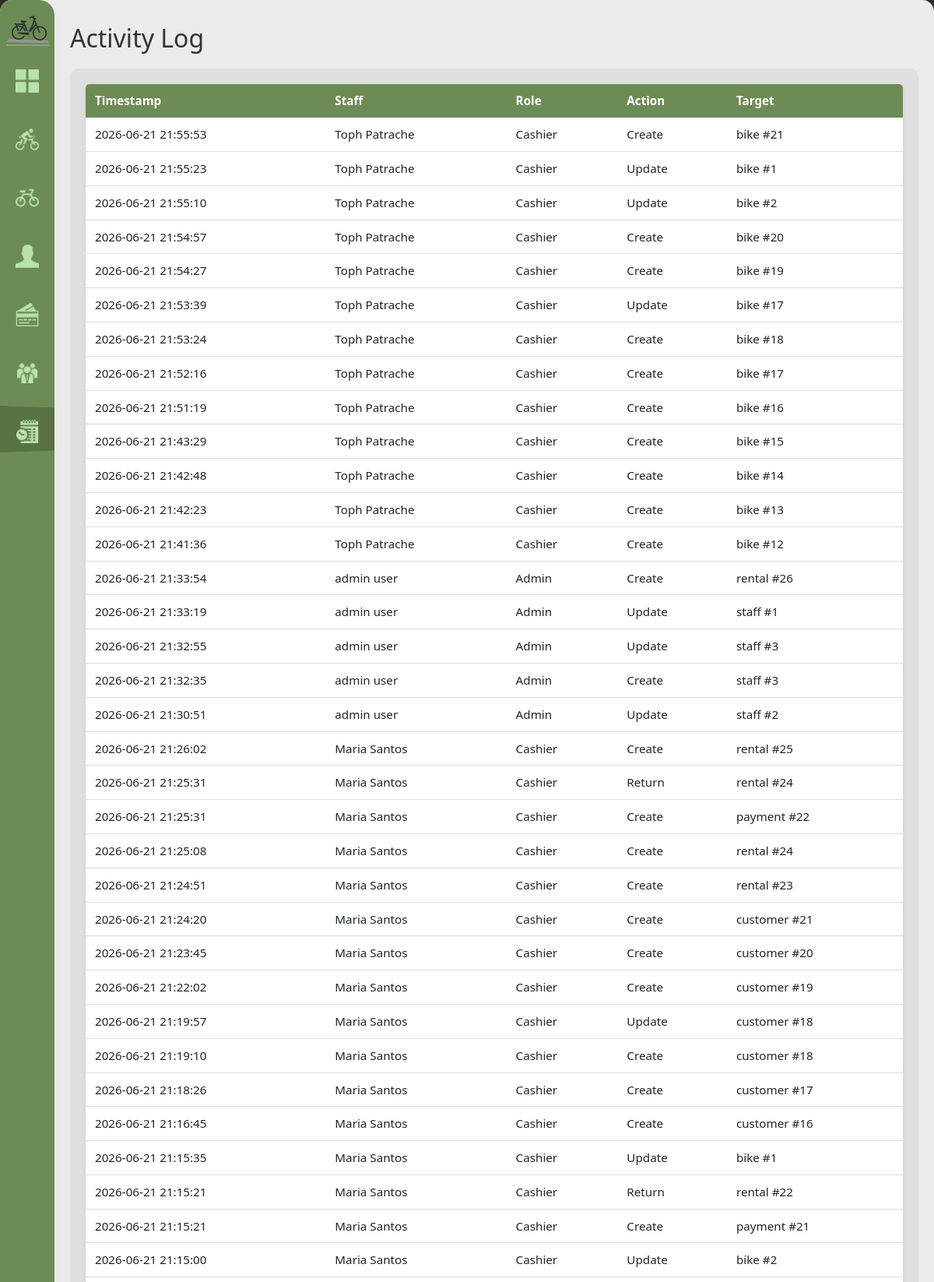
/activity-log (signed in, upper part), run on the app's committed database.
### tables this page shows
CREATE TABLE activity_log (
            log_id INTEGER PRIMARY KEY AUTOINCREMENT,
            staff_id INTEGER NOT NULL REFERENCES staff(staff_id) ON UPDATE CASCADE ON DELETE RESTRICT,
            timestamp DATETIME NOT NULL DEFAULT(datetime('now','localtime')),
            action TEXT NOT NULL, target_table TEXT, target_id INTEGER
        );

CREATE TABLE staff (
            staff_id INTEGER PRIMARY KEY AUTOINCREMENT,
            username TEXT NOT NULL UNIQUE,
            password_hash TEXT NOT NULL,
            first_name TEXT NOT NULL, last_name TEXT NOT NULL,
            role TEXT NOT NULL CHECK(role IN('admin','cashier')),
            contact_number TEXT NOT NULL,
            status TEXT NOT NULL DEFAULT 'active' CHECK(status IN('active','inactive')),
            created_at DATETIME NOT NULL DEFAULT(datetime('now','localtime'))
        );

### handlers/activity_routes.py (the view)
@activity_bp.route('/activity-log')
@role_required('admin')
def activity_log():
    logs = database.get().get_activity_log()
    return render_template('activity_log.html', logs=logs)

### app.py (called while the page is built)
def get_sidebar_state():
    return request.cookies.get('sidebarState') == 'expanded'

@app.context_processor
def inject_sidebar_state():
    return dict(sidebar_expanded=get_sidebar_state())

@app.context_processor
def inject_current_staff():
    staff = current_staff()
    return dict(current_staff=staff, is_admin=staff and staff.get("role") == "admin")

### modules/auth.py (called while the page is built)
def role_required(*roles):
    def decorator(view):
        @wraps(view)
        def wrapped(*args, **kwargs):
            if not session.get("staff_id"):
                return redirect(url_for("login"))
            if roles and session.get("role") not in roles:
                return redirect(url_for("home"))
            return view(*args, **kwargs)
        return wrapped
    return decorator

def current_staff():
    if not session.get("staff_id"):
        return None
    return {
        "staff_id": session.get("staff_id"),
        "username": session.get("username"),
        "first_name": session.get("first_name"),
        "last_name": session.get("last_name"),
        "role": session.get("role"),
    }

### modules/database.py (called while the page is built)
def get():
    if not db: init()
    return db

    def get_activity_log(self, limit=200):
        query = """
            SELECT
                l.*,
                s.first_name || ' ' || s.last_name AS staff_name,
                s.role AS staff_role
            FROM activity_log l
            JOIN staff s ON l.staff_id = s.staff_id
            ORDER BY l.timestamp DESC
            LIMIT ?
        """
        rows = self.conn.execute(query, (limit,)).fetchall()
        return [dict(r) for r in rows]

### templates/activity_log.html (shortened to what this page needs)
{% extends "base.html" %}
{% block content %}
<h1>Activity Log</h1>
<div class="content-grid">
    <div class="scroll-table-container">
        <table>
            <thead>
                <tr>
                    <th>Timestamp</th>
                    <th>Staff</th>
                    <th>Role</th>
                    <th>Action</th>
                    <th>Target</th>
                </tr>
            </thead>
            <tbody>
            {% for log in logs %}
            <tr>
                <td>{{ log['timestamp'] }}</td>
                <td>{{ log['staff_name'] }}</td>
                <td>{{ log['staff_role'].title() }}</td>
                <td>{{ log['action'].replace('_', ' ').title() }}</td>
                <td>{{ log['target_table'] }}{% if log['target_id'] %} #{{ log['target_id'] }}{% endif %}</td>
            </tr>
            {% endfor %}
            </tbody>
        </table>
    </div>
</div>
{% endblock %}

### static/style.css (style rules this page uses)
:root { --primary-green: #6D8B55; --secondary-green: #566d42; --bg-light: #EBEBEB; --white: #FFFFFF; --sidebar-collapsed: 70px; --sidebar-expanded: 165px; }
body { margin: 0; font-family: 'Segoe UI', Tahoma, Geneva, Verdana, sans-serif; background-color: #2C2C2C; }
.content-grid { display: flex; flex-grow: 1; opacity: 1; background-color: #DFDFDF; border-radius: 10px; }
.scroll-table-container { width: 100%; overflow-x: auto; overflow-y: auto; max-height: calc(100vh - 260px); padding: 20px; box-sizing: border-box; }
table { width: 100%; border-collapse: collapse; background: white; border-radius: 5px; overflow: hidden; box-shadow: 0 2px 4px rgba(0,0,0,0.1); }
table thead { background-color: var(--primary-green); color: white; }
table th, table td { padding: 10px 12px; text-align: left; font-size: 0.95rem; }
table tbody tr { border-bottom: 1px solid #ddd; }
h1, h2 { color: #333; margin: 10px 0; }
h1 { font-size: 2rem; margin-bottom: 20px; }

### data on the page
activity_log: timestamp "2026-06-21 21:55:53", staff_name "Toph Patrache", staff_role "Cashier", action.replace "Create", target_table "bike", target_id "21"
activity_log: timestamp "2026-06-21 21:55:23", staff_name "Toph Patrache", staff_role "Cashier", action.replace "Update", target_table "bike", target_id "1"
activity_log: timestamp "2026-06-21 21:55:10", staff_name "Toph Patrache", staff_role "Cashier", action.replace "Update", target_table "bike", target_id "2"
activity_log: timestamp "2026-06-21 21:54:57", staff_name "Toph Patrache", staff_role "Cashier", action.replace "Create", target_table "bike", target_id "20"
activity_log: timestamp "2026-06-21 21:54:27", staff_name "Toph Patrache", staff_role "Cashier", action.replace "Create", target_table "bike", target_id "19"
activity_log: timestamp "2026-06-21 21:53:39", staff_name "Toph Patrache", staff_role "Cashier", action.replace "Update", target_table "bike", target_id "17"
activity_log: timestamp "2026-06-21 21:53:24", staff_name "Toph Patrache", staff_role "Cashier", action.replace "Create", target_table "bike", target_id "18"
activity_log: timestamp "2026-06-21 21:52:16", staff_name "Toph Patrache", staff_role "Cashier", action.replace "Create", target_table "bike", target_id "17"
activity_log: timestamp "2026-06-21 21:51:19", staff_name "Toph Patrache", staff_role "Cashier", action.replace "Create", target_table "bike", target_id "16"
activity_log: timestamp "2026-06-21 21:43:29", staff_name "Toph Patrache", staff_role "Cashier", action.replace "Create", target_table "bike", target_id "15"
activity_log: timestamp "2026-06-21 21:42:48", staff_name "Toph Patrache", staff_role "Cashier", action.replace "Create", target_table "bike", target_id "14"
activity_log: timestamp "2026-06-21 21:42:23", staff_name "Toph Patrache", staff_role "Cashier", action.replace "Create", target_table "bike", target_id "13"
activity_log: timestamp "2026-06-21 21:41:36", staff_name "Toph Patrache", staff_role "Cashier", action.replace "Create", target_table "bike", target_id "12"
activity_log: timestamp "2026-06-21 21:33:54", staff_name "admin user", staff_role "Admin", action.replace "Create", target_table "rental", target_id "26"
activity_log: timestamp "2026-06-21 21:33:19", staff_name "admin user", staff_role "Admin", action.replace "Update", target_table "staff", target_id "1"
activity_log: timestamp "2026-06-21 21:32:55", staff_name "admin user", staff_role "Admin", action.replace "Update", target_table "staff", target_id "3"
activity_log: timestamp "2026-06-21 21:32:35", staff_name "admin user", staff_role "Admin", action.replace "Create", target_table "staff", target_id "3"
activity_log: timestamp "2026-06-21 21:30:51", staff_name "admin user", staff_role "Admin", action.replace "Update", target_table "staff", target_id "2"
activity_log: timestamp "2026-06-21 21:26:02", staff_name "Maria Santos", staff_role "Cashier", action.replace "Create", target_table "rental", target_id "25"
activity_log: timestamp "2026-06-21 21:25:31", staff_name "Maria Santos", staff_role "Cashier", action.replace "Return", target_table "rental", target_id "24"
activity_log: timestamp "2026-06-21 21:25:31", staff_name "Maria Santos", staff_role "Cashier", action.replace "Create", target_table "payment", target_id "22"
activity_log: timestamp "2026-06-21 21:25:08", staff_name "Maria Santos", staff_role "Cashier", action.replace "Create", target_table "rental", target_id "24"
activity_log: timestamp "2026-06-21 21:24:51", staff_name "Maria Santos", staff_role "Cashier", action.replace "Create", target_table "rental", target_id "23"
activity_log: timestamp "2026-06-21 21:24:20", staff_name "Maria Santos", staff_role "Cashier", action.replace "Create", target_table "customer", target_id "21"
activity_log: timestamp "2026-06-21 21:23:45", staff_name "Maria Santos", staff_role "Cashier", action.replace "Create", target_table "customer", target_id "20"
activity_log: timestamp "2026-06-21 21:22:02", staff_name "Maria Santos", staff_role "Cashier", action.replace "Create", target_table "customer", target_id "19"
activity_log: timestamp "2026-06-21 21:19:57", staff_name "Maria Santos", staff_role "Cashier", action.replace "Update", target_table "customer", target_id "18"
activity_log: timestamp "2026-06-21 21:19:10", staff_name "Maria Santos", staff_role "Cashier", action.replace "Create", target_table "customer", target_id "18"
activity_log: timestamp "2026-06-21 21:18:26", staff_name "Maria Santos", staff_role "Cashier", action.replace "Create", target_table "customer", target_id "17"
activity_log: timestamp "2026-06-21 21:16:45", staff_name "Maria Santos", staff_role "Cashier", action.replace "Create", target_table "customer", target_id "16"
activity_log: timestamp "2026-06-21 21:15:35", staff_name "Maria Santos", staff_role "Cashier", action.replace "Update", target_table "bike", target_id "1"
activity_log: timestamp "2026-06-21 21:15:21", staff_name "Maria Santos", staff_role "Cashier", action.replace "Return", target_table "rental", target_id "22"
activity_log: timestamp "2026-06-21 21:15:21", staff_name "Maria Santos", staff_role "Cashier", action.replace "Create", target_table "payment", target_id "21"
activity_log: timestamp "2026-06-21 21:15:00", staff_name "Maria Santos", staff_role "Cashier", action.replace "Update", target_table "bike", target_id "2"
